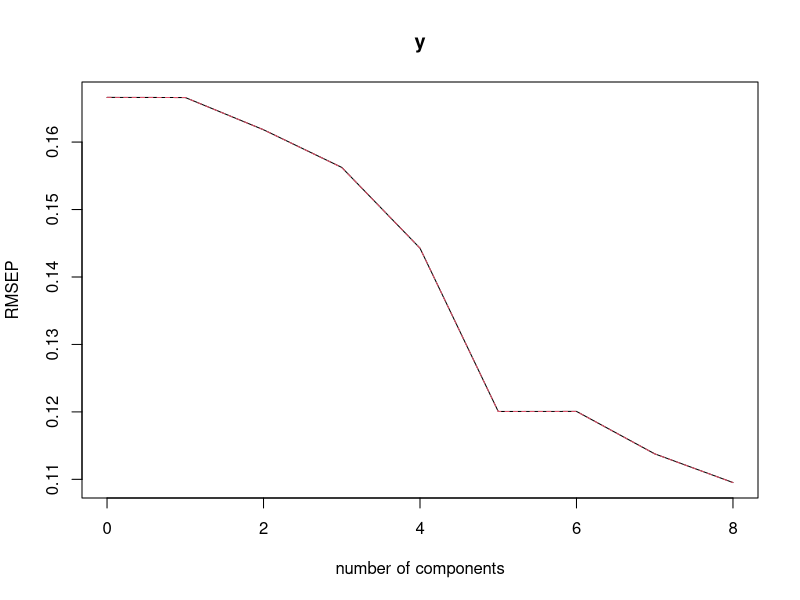
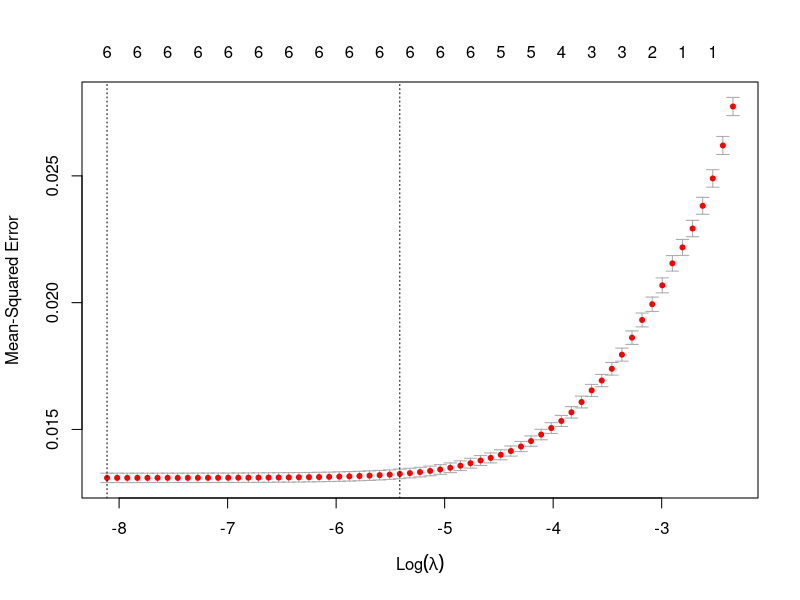

Write R code to recreate these figures, in order.
## ---- chunk 1
knitr::opts_chunk$set(echo = TRUE)

## ---- chunk 2
library(dplyr)

df <- read.csv('./data/datacleaning_plus_addedfeatures.csv', header=TRUE)

#build test/train dataset
set.seed(123)

sample <- sample.int(n = nrow(df), size = floor(.70*nrow(df)), replace = F)
train_df <- df[sample, ]
test_df <- df[-sample, ]

#scale the dataset
train_df[c(4, 8, 9, 10, 11, 12, 14,15,16, 18, 20)] <- scale(train_df[c(4, 8, 9, 10, 11, 12, 14,15,16, 18, 20)])
test_df[c(4, 8, 9, 10, 11, 12, 14,15,16, 18, 20)] <- scale(test_df[c(4, 8, 9, 10, 11, 12, 14,15,16, 18, 20)])

mlr_mdl <- lm(y ~ SizeRank + ZVHI + inventory + year + season + loc_cluster, data = train_df)

#predict values on the 'test' dataset
test_df$mlr_prediction <- predict(mlr_mdl, test_df)

#calculate the RMSE of this model
mlr_RMSE <- sqrt(
  sum((test_df$y - test_df$mlr_prediction)^2) / nrow(test_df)
)

print(mlr_RMSE)
## ---- chunk 3
log_lin_mdl <- lm(log(y+1) ~ SizeRank + ZVHI + inventory + year + season + loc_cluster, data = train_df)

#predict values on the 'test' dataset
test_df$log_lin_prediction <- predict(log_lin_mdl, test_df)

#calculate the RMSE of this model
log_lin_RMSE <- sqrt(
  sum((test_df$y - test_df$log_lin_prediction)^2) / nrow(test_df)
)
print("RMSE of log-linear transformation: ")
print(log_lin_RMSE)
## ---- chunk 4
library(pls)

pca_mdl <- pcr(y ~ SizeRank + ZVHI + inventory + year + season + loc_cluster, data = train_df, scale=TRUE, validation="CV")

summary(pca_mdl)

validationplot(pca_mdl)
## ---- chunk 5
test_df$pca_pred <- predict(pca_mdl, test_df, ncomp = 5)

PCA_RMSE <- sqrt(
  sum((test_df$y - test_df$pca_pred)^2) / nrow(test_df)
)

print(PCA_RMSE)
## ---- chunk 6
library(glmnet)

predictors <- data.matrix(train_df[, c('SizeRank', 'ZVHI', 'inventory', 'year', 'season', 'loc_cluster')])

responses <- train_df$y

LASSO_mdl <- cv.glmnet(predictors, responses, alpha = 1)

plot(LASSO_mdl)

best_lambda <- LASSO_mdl$lambda.min

print("The best lambda value for our LASSO Regression model is: ")
print(best_lambda)

## ---- chunk 7

test_df$LASSO_pred <- predict (LASSO_mdl, s=best_lambda, newx = data.matrix(test_df[, c('SizeRank', 'ZVHI', 'inventory', 'year', 'season', 'loc_cluster')]))

LASSO_RMSE <- sqrt(
  sum((test_df$y - test_df$LASSO_pred)^2) / nrow(test_df)
)

print(LASSO_RMSE)
## ---- chunk 8
#forward stepwise regression
intercept_mdl <- lm(y~1, data=train_df)
all_mdl <- lm(y ~ SizeRank + ZVHI + inventory + year + season + loc_cluster, data=train_df)

forward_step <- step(intercept_mdl, direction='forward', scope=formula(all_mdl), trace=0)

forward_step$anova
forward_step$coefficients
## ---- chunk 9
#forward stepwise regression
backward_step <- step(all_mdl, direction='backward', scope=formula(all_mdl), trace=0)

backward_step$anova
backward_step$coefficients
## ---- chunk 10
test_df$fwd_prediction <- predict(forward_step, test_df)
test_df$bkw_prediction <- predict(backward_step, test_df)

fwd_RMSE <- sqrt(
  sum((test_df$y - test_df$fwd_prediction)^2) / nrow(test_df)
)

bkw_RMSE <- sqrt(
  sum((test_df$y - test_df$bkw_prediction)^2) / nrow(test_df)
)

print("The RMSE from the forward stepwise regression is:")
print(fwd_RMSE)
print("The RMSE from the backward stepwise regression is:")
print(bkw_RMSE)
